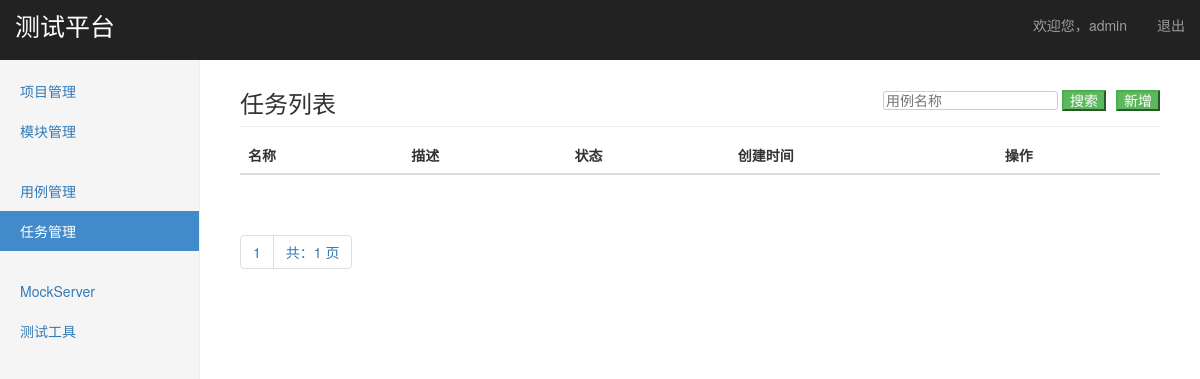
Page /interface/task_manage/ (signed in) on the earlier database version.
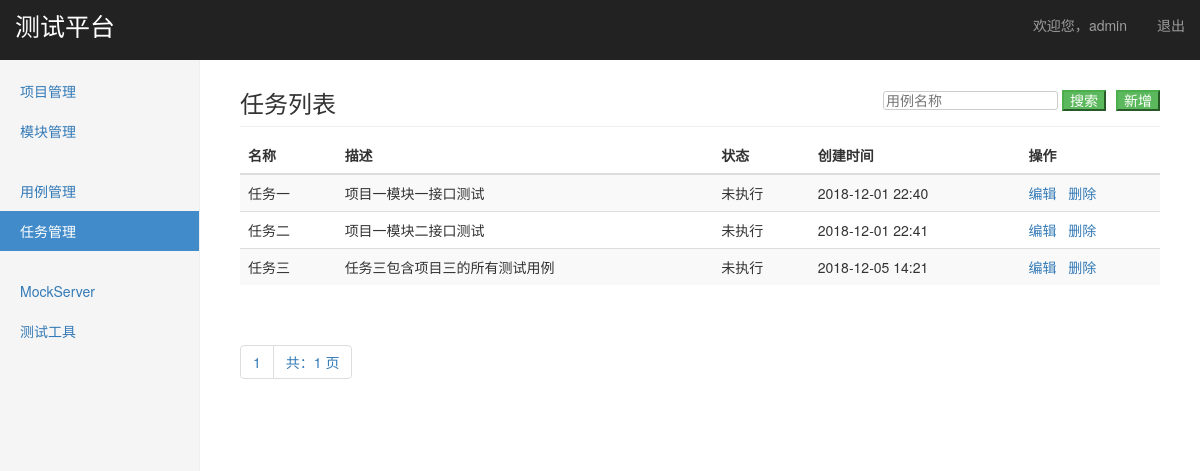
Same page on the later database version.
### interface_app/models.py (models this page shows, shortened)
class TestTask(models.Model):
    name = models.CharField("名称", max_length=100, default="", blank=False, null=False)
    description = models.TextField("描述", default="", blank=True, null=True)
    status = models.IntegerField("状态", default=0)
    cases = models.TextField("关联用例", default="", blank=True, null=True)
    create_time = models.DateTimeField("创建时间", auto_now_add=True)

### interface_app/views/task_views.py (the view)
# urls.py: path("task_manage/", task_views.task_manage),
@login_required()
def task_manage(request):
    if request.method == "GET":
        task_all = TestTask.objects.all()
        paginator = Paginator(task_all, 3)
        page = request.GET.get("page")
        try:
            tasks = paginator.page(page)
        except PageNotAnInteger:
            tasks = paginator.page(1)
        except EmptyPage:
            tasks = paginator.page(paginator.num_pages)
        return render(request, "task_manage.html", {
            "tasks": tasks,
            "type": "list"
        })
    else:
        return HttpResponse("404")

### templates/task_manage.html (shortened to what this page needs)
{% extends "base.html" %}
{% block content %}
    {% if type == "list" %}
        <div class="col-sm-9 col-sm-offset-3 col-md-10 col-md-offset-2 main">
            <h3 class="sub-header">任务列表
                <div style="overflow: hidden; float:right; font-size: 14px">
                    <form style="float: left; margin-right: 10px;" action="/interface/search_task/" method="get">
                        <input style="color: #999;border-radius:3px;border: 1px solid #ccc" type="text" name="keyword" placeholder="用例名称" />
                        <input type="submit" class="btn-success" value="搜索" />
                    </form>
                    <button style="float: right" class="btn-success" onclick="window.location.href='/interface/add_task/'">新增</button>
                </div>
            </h3>
            <div class="table-responsive">
                <table class="table table-striped">
                    <thead>
                        <tr>
                            <th>名称</th>
                            <th>描述</th>
                            <th>状态</th>
                            <th>创建时间</th>
                            <th>操作</th>
                        </tr>
                    </thead>
                    <tbody>
                        {% for task in tasks %}
                        <tr>
                            <td>{{ task.name }}</td>
                            <td>{{ task.description }}</td>
                            <td>
                                {% if task.status == 0 %}
                                    未执行
                                {% elif task.status == 1 %}
                                    执行中
                                {% elif task.status == 2 %}
                                    已执行
                                {% endif %}
                            </td>
                            <td>{{ task.create_time | date:"Y-m-d H:i" }}</td>
                            <td>
                                <a href="/interface/edit_task/{{ task.id }}/">编辑</a>&nbsp;&nbsp;
                                <a href="javascript:void(0)" onclick='deleteTask("{{ task.name }}", "{{ task.id }}")'>删除</a>
                            </td>
                        </tr>
                        {% endfor %}
                    </tbody>
                </table>
            </div>
            <div class="pagination">
                <span class="step-links">
                    <ul class="pagination">
                        <li><a href="javascript:void(0)">{{ tasks.number }}</a></li>
                        <li><a href="javascript:void(0)">共：{{ tasks.paginator.num_pages }} 页</a></li>
                    </ul>
                </span>
            </div>
        </div>
    {% endif %}
{% endblock %}
{% block extra-JS %}
    {% load static %}
    <link href="{% static 'zTreePlugin/css/zTreeStyle/zTreeStyle.css' %}" rel="stylesheet">
{% endblock  %}

### templates/base.html (shortened to what this page needs)
<!DOCTYPE html>
<html lang="zh-CN">
    <head>
        {% load static %}
        <link href="{% static 'css/jquery-ui.css' %}" rel="stylesheet">
        <link href="{% static 'css/bootstrap.min.css' %}" rel="stylesheet">
        <link href="{% static 'css/dashboard.css' %}" rel="stylesheet">
        <link href="{% static 'css/ie10-viewport-bug-workaround.css' %}" rel="stylesheet">
        {% block extra-JS %}
        {% endblock  %}
    </head>
    <body>
        <nav class="navbar navbar-inverse navbar-fixed-top" style="z-index: 60;">
            <div class="container-fluid">
                <div class="navbar-header">
                    <p class="navbar-brand" style="font-size: 25px">测试平台</p>
                </div>
                <div id="navbar" class="navbar-collapse collapse">
                    <ul class="nav navbar-nav navbar-right">
                        <li><a href="javascript:void(0)"> 欢迎您，{{ user }}</a></li>
                        <li><a href="/logout/">退出</a></li>
                    </ul>
                </div>
            </div>
        </nav>
        <div class="container-fluid">
            <div class="row">
                <div class="col-sm-3 col-md-2 sidebar" style="z-index: 50;">
                    <ul class="nav nav-sidebar">
                        <li id="project"><a href="/manage/project_manage/">项目管理</a></li>
                        <li id="module"><a href="/manage/module_manage/">模块管理</a></li>
                    </ul>
                    <ul class="nav nav-sidebar">
                        <li id="case"><a href="/interface/case_manage">用例管理</a></li>
                        <li id="task"><a href="/interface/task_manage">任务管理</a></li>
                    </ul>
                    <ul class="nav nav-sidebar">
                        <li id="MockServer"><a href="">MockServer</a></li>
                        <li id="tool"><a href="">测试工具</a></li>
                    </ul>
                </div>
                {% block content %}
                {% endblock %}
            </div>
        </div>
    </body>
</html>

### static/css/dashboard.css (style rules this page uses)
body { padding-top: 50px; }
.sub-header { padding-bottom: 10px; border-bottom: 1px solid #eee; }
.navbar-fixed-top { border: 0; }
.sidebar { display: none; }
@media (min-width: 768px) { .sidebar { position: fixed; top: 51px; bottom: 0; left: 0; z-index: 1000; display: block; padding: 20px; overflow-x: hidden; overflow-y: auto; background-color: #f5f5f5; border-right: 1px solid #eee; } }
.nav-sidebar { margin-right: -21px; margin-bottom: 20px; margin-left: -20px; }
.nav-sidebar > li > a { padding-right: 20px; padding-left: 20px; }
.nav-sidebar > .active > a, .nav-sidebar > .active > a:hover, .nav-sidebar > .active > a:focus { color: #fff; background-color: #428bca; }
.main { padding: 20px; }
@media (min-width: 768px) { .main { padding-right: 40px; padding-left: 40px; } }

Differences in the rows shown:
added TestTask: name "任务一", description "项目一模块一接口测试", status "未执行", create_time "2018-12-01 22:40"
added TestTask: name "任务二", description "项目一模块二接口测试", status "未执行", create_time "2018-12-01 22:41"
added TestTask: name "任务三", description "任务三包含项目三的所有测试用例", status "未执行", create_time "2018-12-05 14:21"
